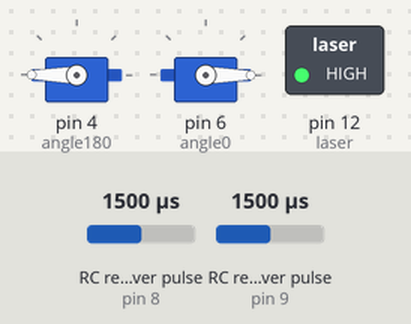
A sketch run on a simulated Arduino Uno, built with avr-gcc and run on an emulated ATmega328P. On the bench: 2 × servo, switched loads named in the sketch (green lamp = pin HIGH). Wiring (inferred from the names in the program): 2 × RC receiver channel: data pin 8 / data pin 9. The inputs (shaded band) are chosen by the test bench; at power-on: RC receiver pulse (sensors on pin 8, pin 9) 1500 µs. What the sketch prints to the serial monitor is not drawn.

Above: at 0.2 s.
Timing chart, 0 to 1.7 s (numbered marks = the images above):
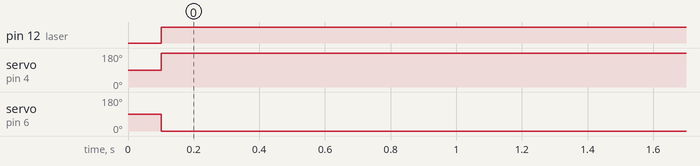

The sketch:

LASER_NANO.ino
```cpp
#include <PinChangeInterruptSettings.h>
#include <PinChangeInterruptPins.h>
#include <PinChangeInterruptBoards.h>
#include <Servo.h>
#include <PinChangeInterrupt.h>

/*
 *
 *
 *
 *
 */
const byte channel_pin[] = {8, 9};
volatile unsigned long rising_start[] = {0, 0};
volatile long channel_length[] = {0, 0};
Servo angle180;
Servo angle0;
int laser = 12;

void setup() {
  Serial.begin(57600);

  pinMode(channel_pin[0], INPUT);
  pinMode(channel_pin[1], INPUT);
  angle180.attach(4);
  angle0.attach(6);
  pinMode(laser, OUTPUT);

  attachPinChangeInterrupt(digitalPinToPinChangeInterrupt(channel_pin[0]), onRising0, CHANGE);
  attachPinChangeInterrupt(digitalPinToPinChangeInterrupt(channel_pin[1]), onRising1, CHANGE);
}

void processPin(byte pin) {
  uint8_t trigger = getPinChangeInterruptTrigger(digitalPinToPCINT(channel_pin[pin]));

  if(trigger == RISING) {
    rising_start[pin] = micros();
  } else if(trigger == FALLING) {
    channel_length[pin] = micros() - rising_start[pin];
  }
}

void onRising0(void) {
  processPin(0);
}

void onRising1(void) {
  processPin(1);
}

void loop() {
  Serial.print(channel_length[0]);
  Serial.print(" | ");
  Serial.print(channel_length[1]);

  Serial.println("");
  delay(100);
  angle180.write(180);
  angle0.write(0);


  if (channel_length[0] >= 2000) {
    digitalWrite(laser, LOW);
  } else {
    digitalWrite(laser, HIGH);
  }

}
```

Measured:
- by itself, pin 12 (laser): LOW → HIGH at 0.10 s
- by itself, servo on pin 4 (angle180): 90° → 180° at 0.10 s
- by itself, servo on pin 6 (angle0): 90° → 0° at 0.10 s
